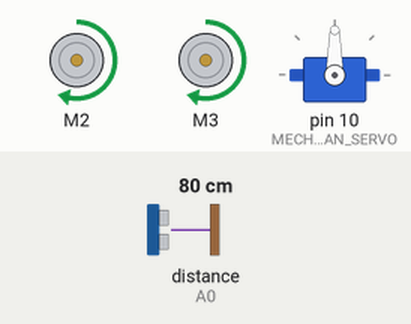
This sketch was run on a simulated Arduino Uno, built with avr-gcc and run on an emulated ATmega328P. Parts: 2 × DC motor (green arrow = forward, orange = backward, longer = faster), servo. The inputs (shaded band) are chosen by the test bench; at power-on: distance to the obstacle (sensor on A0) 80 cm. What the sketch prints to the serial monitor is not drawn.

Above: at 1.2 s.
1.3 s: distance to the obstacle (sensor on A0) set to 22 cm
2.8 s: distance to the obstacle (sensor on A0) set to 18 cm
At 3.2 s:
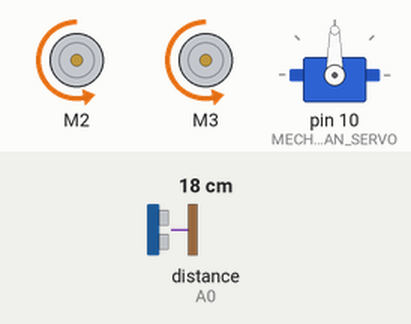
5.8 s: distance to the obstacle (sensor on A0) set to 35 cm
At 6.21 s:
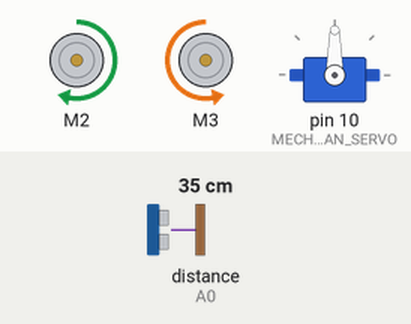
7.5 s: distance to the obstacle (sensor on A0) set to 2 cm
At 8.15 s:
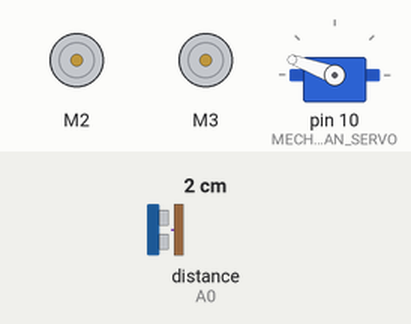
Timing chart, 0 to 11.5 s (numbered marks = the images above; inputs shaded):
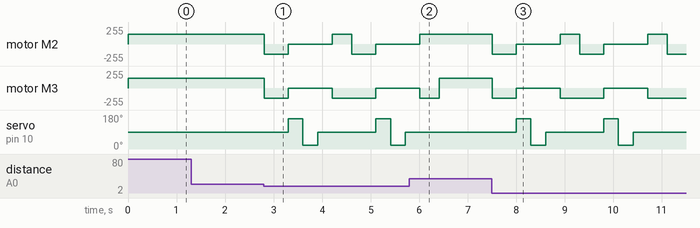

The sketch:

SimpleWanderer.ino
```cpp
// This is a simple program to run the robot up to an obstacle and stop
//
// CoderDojo Bray
//
// This code is in the public domain.
//

#include <AFMotor.h>
#include <NewPing.h>
#include <Servo.h>

#define MECHATRONS_LEFT_WHEEL   2      // Motor shield M2 is the left wheel
#define MECHATRONS_RIGHT_WHEEL  3      // Motor shield M3 is the right wheel

#define MECHATRONS_SCAN_SERVO   10      // Scan servo is connected to Servo1, which is Arduino Pin 10
                                        // In several online forums is says Servo1 is pin 9. This is incorrect.

AF_DCMotor leftWheel(MECHATRONS_LEFT_WHEEL);
AF_DCMotor rightWheel(MECHATRONS_RIGHT_WHEEL);
Servo scanServo;
const int sonarPin = A0;
NewPing sonar = NewPing( sonarPin, sonarPin, 300);

void setup() {
  Serial.begin(115200);           // set up Serial library at 115200 bps
  Serial.println("Motor test!");

  // Initialise the two motor controllers, full speed setting
  leftWheel.setSpeed(150);
  rightWheel.setSpeed(150);

  leftWheel.run(RELEASE);
  rightWheel.run(RELEASE);

  // Initialise the Servo controller and center the servo
  scanServo.attach(MECHATRONS_SCAN_SERVO);
  scanServo.write(90);

}

void forward() {
  rightWheel.run(FORWARD);
  leftWheel.run(FORWARD);
}

void backup() {
  rightWheel.run(BACKWARD);
  leftWheel.run(BACKWARD);
  delay(500);
  halt();
}

void halt() {
  rightWheel.run(RELEASE);
  leftWheel.run(RELEASE);
}

// The "turn" functions are guesses: they would be more accurate if we added optical sensors to read
// axle turns
void turnLeft() {
  rightWheel.run(BACKWARD);
  leftWheel.run(FORWARD);
  delay(400);
  halt();
}


void turnRight() {
  rightWheel.run(FORWARD);
  leftWheel.run(BACKWARD);
  delay(400);
  halt();
}

void lookLeft() {
  scanServo.write(160);
  delay(300);
}

void lookRight() {
  scanServo.write(20);
  delay(300);
}

void lookAhead() {
    scanServo.write(90);
    delay(300);
}

int sonarRange() {
  int distance;

  distance = sonar.ping_cm();
  if( distance == 0 ) distance = 300;

  return distance;
}

// Just run about more or less on the spot ...
void loop() {
  int distance;
  int leftDist, rightDist;

  distance = sonarRange();

  if (distance < 20 )
  {
    halt();
    backup();

    lookLeft();
    leftDist = sonarRange();

    lookRight();
    rightDist = sonarRange();
    lookAhead();

    if( rightDist > leftDist )
    {
      turnRight();
    }
    else {
      turnLeft();
    }
  }

  forward();
}
```

Measured:
- the behaviour switches between 20 and 19 cm on distance to the obstacle (sensor on A0) (found by bisection; images 0 and 1)
- after the input at 1.3 s, every drawn part: stays the same
- after the input at 2.8 s, motor M2: forward 150/255 → backward 150/255 at once, → stopped 0.50 s later, → forward 150/255 0.90 s later, → backward 150/255 0.40 s later, … (5 changes in this stretch); motor M3: forward 150/255 → backward 150/255 at once, → stopped 0.50 s later, → backward 150/255 0.90 s later, → stopped 0.90 s later
- after the input at 5.8 s, motor M2: goes on until 6.0 s, then stays forward 150/255; servo on pin 10 (MECHATRONS_SCAN_SERVO): stays 90° (without the input it goes to 160° after 1.1 s)
- after the input at 7.5 s, motor M2: forward 150/255 → backward 150/255 at once, → stopped 0.50 s later, → forward 150/255 0.90 s later, → backward 150/255 0.40 s later, … (7 changes in this stretch); motor M3: goes backward 150/255 0.50 s, stopped 0.90 s, backward 150/255 0.90 s, stopped 0.90 s, then backward 150/255, starting at once
